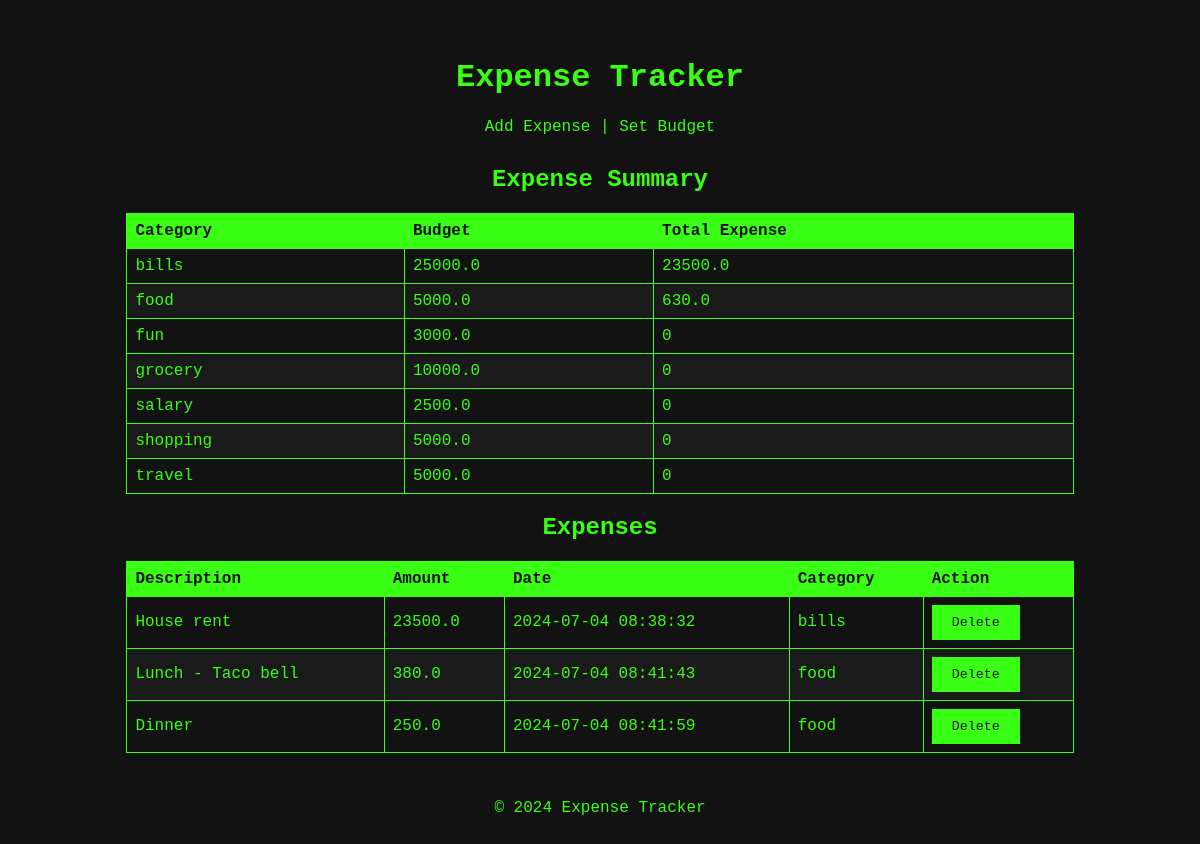
Before: / with the older database file.
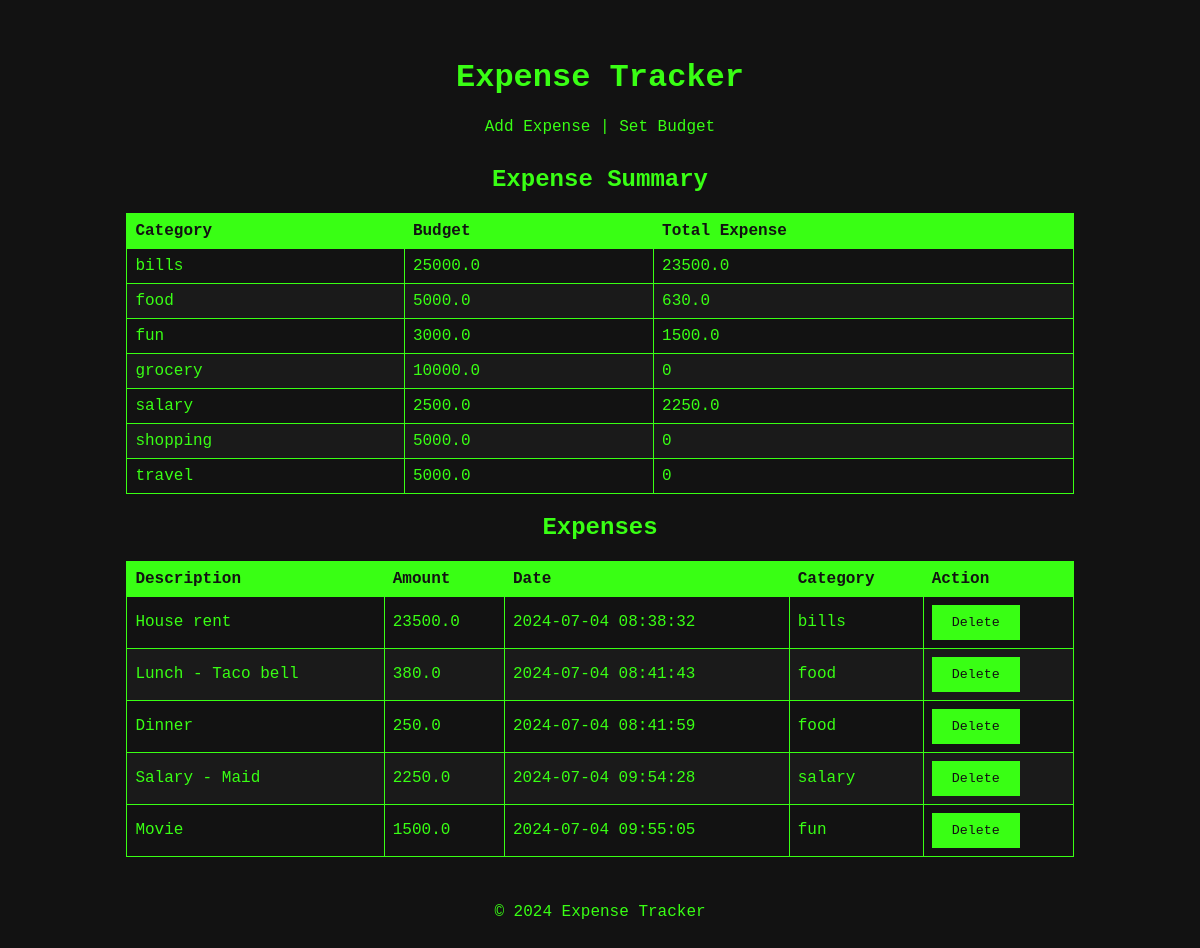
After: the same page with the newer database file.
### tables this page shows
CREATE TABLE budgets (
            id INTEGER PRIMARY KEY AUTOINCREMENT,
            category_id INTEGER NOT NULL,
            amount REAL NOT NULL,
            FOREIGN KEY (category_id) REFERENCES categories (id)
        );

CREATE TABLE categories (
            id INTEGER PRIMARY KEY AUTOINCREMENT,
            name TEXT NOT NULL UNIQUE
        );

CREATE TABLE expenses (
            id INTEGER PRIMARY KEY AUTOINCREMENT,
            description TEXT NOT NULL,
            amount REAL NOT NULL,
            category_id INTEGER NOT NULL,
            date TEXT NOT NULL,
            FOREIGN KEY (category_id) REFERENCES categories (id)
        );

### app.py (the view)
@app.route('/')
def index():
    conn = get_db_connection()
    categories = conn.execute('SELECT DISTINCT * FROM categories ORDER BY name').fetchall()
    expenses = conn.execute('''
        SELECT e.id, e.description, e.amount, e.date, c.name as category
        FROM expenses e
        LEFT JOIN categories c ON e.category_id = c.id
    ''').fetchall()
    budgets = conn.execute('''
        SELECT b.id, b.amount, c.name as category
        FROM budgets b
        LEFT JOIN categories c ON b.category_id = c.id
    ''').fetchall()
    total_expenses = conn.execute('''
        SELECT c.name as category, SUM(e.amount) as total_expense
        FROM expenses e
        JOIN categories c ON e.category_id = c.id
        GROUP BY c.name
    ''').fetchall()
    budgets = [dict(budget) for budget in budgets]
    total_expenses = {expense['category']: expense['total_expense'] for expense in total_expenses}
    for budget in budgets:
        budget['total_expense'] = total_expenses.get(budget['category'], 0)
    conn.close()
    return render_template('index.html', categories=categories, expenses=expenses, budgets=budgets)

### app.py (called while the page is built)
def get_db_connection():
    conn = sqlite3.connect('expenses.db')
    conn.row_factory = sqlite3.Row
    return conn

### templates/index.html (shortened to what this page needs)
<!DOCTYPE html>
<html lang="en">
<head>
    <link rel="stylesheet" href="{{ url_for('static', filename='style.css') }}">
</head>
<body>
    <div class="container">
        <header>
            <h1>Expense Tracker</h1>
            <a href="{{ url_for('add_expense') }}">Add Expense</a> | <a href="{{ url_for('set_budget') }}">Set Budget</a>
        </header>
        <h2 style="text-align: center;">Expense Summary</h2>
        <table border="1" style="border-collapse: collapse; width: 100%;">
            <thead>
                <tr>
                    <th>Category</th>
                    <th>Budget</th>
                    <th>Total Expense</th>
                </tr>
            </thead>
            <tbody>
                {% for budget in budgets %}
                <tr>
                    <td>{{ budget.category }}</td>
                    <td>{{ budget.amount }}</td>
                    <td>{{ budget.total_expense }}</td>
                </tr>
                {% endfor %}
            </tbody>
        </table>
        <h2 style="text-align: center;">Expenses</h2>
        <table border="1" style="border-collapse: collapse; width: 100%;">
            <thead>
                <tr>
                    <th>Description</th>
                    <th>Amount</th>
                    <th>Date</th>
                    <th>Category</th>
                    <th>Action</th>
                </tr>
            </thead>
            <tbody>
                {% for expense in expenses %}
                <tr>
                    <td>{{ expense.description }}</td>
                    <td>{{ expense.amount }}</td>
                    <td>{{ expense.date }}</td>
                    <td>{{ expense.category }}</td>
                    <td>
                        <form action="{{ url_for('delete_expense', expense_id=expense.id) }}" method="post" style="display:inline;">
                            <button type="submit">Delete</button>
                        </form>
                    </td>
                </tr>
                {% endfor %}
            </tbody>
        </table>
        <footer>
            <p>&copy; 2024 Expense Tracker</p>
        </footer>
    </div>
</body>
</html>

### static/style.css (style rules this page uses)
body { background-color: #121212; color: #39FF14; font-family: 'Courier New', Courier, monospace; }
a { color: #39FF14; text-decoration: none; }
.container { width: 80%; margin: 0 auto; padding: 20px; }
header, footer { text-align: center; padding: 10px 0; }
button { background-color: #39FF14; color: #121212; border: none; padding: 10px 20px; cursor: pointer; font-family: 'Courier New', Courier, monospace; }
table { width: 100%; border-collapse: collapse; margin-bottom: 20px; }
table th, table td { border: 1px solid #39FF14; padding: 8px; text-align: left; }
table th { background-color: #39FF14; color: #121212; }
table td { background-color: #121212; color: #39FF14; }
table tr:nth-child(even) td { background-color: #1a1a1a; }

Changed rows visible on the page:
computed for budgets "fun": total_expense "0" → "1500.0"
computed for budgets "salary": total_expense "0" → "2250.0"
added expenses: description "Salary - Maid", amount "2250.0", date "2024-07-04 09:54:28", category "salary"
added expenses: description "Movie", amount "1500.0", date "2024-07-04 09:55:05", category "fun"
